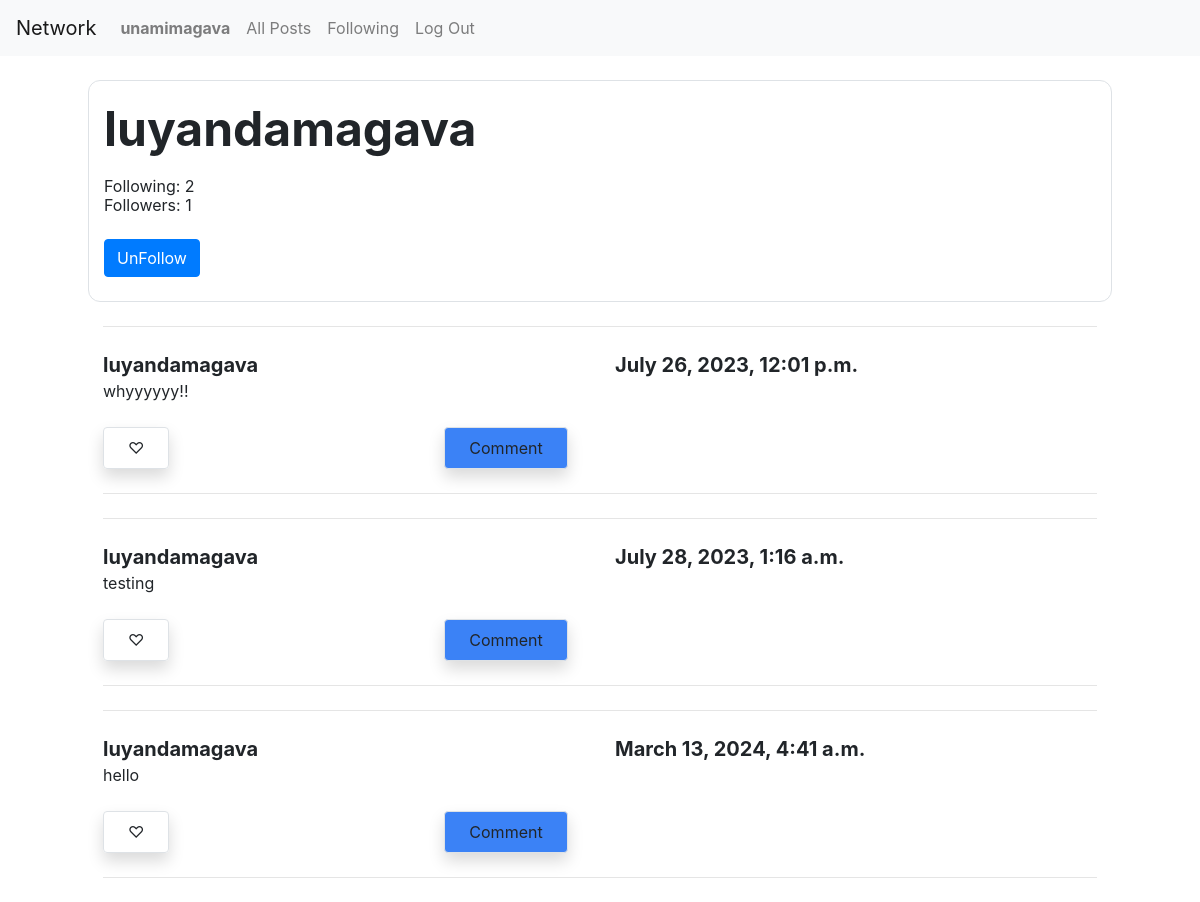
/profile/1 (signed in), run on the app's committed database.
### network/models.py (models this page shows)
class User(AbstractUser):
    user_followers = models.ManyToManyField("self", blank=True, related_name="followers", symmetrical=False)
    user_following = models.ManyToManyField("self", blank=True, related_name="following", symmetrical=False)
    pass

class Post(models.Model):
    creator = models.ForeignKey(User, on_delete=models.CASCADE, related_name="creator_posts")
    content = models.TextField()
    timestamp = models.DateTimeField(auto_now_add=True)
    likes = models.ManyToManyField(User, blank=True, related_name="liked_posts")
    comments = models.ManyToManyField(Comment, blank=True, related_name="commented_posts")

### network/views.py (the view)
# urls.py: path("profile/<user_id>", views.profile, name="profile"),
def profile(request, user_id):
    profile_user = User.objects.get(pk=user_id)
    posts = profile_user.creator_posts.all()            # The posts of the profile user
    following = profile_user.following.all()            # The list of users objects that the profile user is following
    followingNum = len(following)                       # The number of users that the profile user is following
    followers = profile_user.followers.all()             # The list of user objects that are following the profile user
    followersNum = len(followers)                       # The number of users that are following the profile user
    followers_list = []
    paginator = Paginator(posts, 10)
    page_number = request.GET.get('page')
    for follower in followers:
        followers_list.append(follower.id)     # The list of user ids that are following the profile user
    return render(request, "network/profile.html", {
        "profile_user": profile_user,
        "posts": posts,
        "page_obj": paginator.get_page(page_number),
        "following": following,
        "followingNum": followingNum,
        "followers": followers_list,
        "followersNum": followersNum,
        "logged_in_user": request.user
    })

### network/templates/network/profile.html (shortened to what this page needs)
{% extends "network/layout.html" %}
{% load static %}
{% block body %}
<br>
    <div class="container border rounded-xl">
        <br>
        <h1 class="font-bold text-5xl rounded-xl">{{profile_user.username}}</h1>
        <br>
        <div>
            <h3>Following: {{followingNum}}</h3>
            <h3>Followers: {{followersNum}}</h3>
        </div>
        <div>
        <br>
        {% if  profile_user.username != user.username %}
            {% if user.id in followers%}
                <button class="btn btn-primary" id="Unfollow" onclick="location.href='{% url 'remove_follower' profile_user.id %}'">UnFollow</button>
            {% endif %}
        {% endif %}
        </div>
        <br>
    </div>
    <br>
    {% for post in page_obj %}
        <div class="container rounded-xl transition ease-in-out delay-150 bg-black hover:-translate-y-1 hover:scale-110 hover:bg-indigo-500 duration-300 " data-data = "{{ post.id }}" id="object">
            <hr>
            <br>
            <div class="row">
                <div class="col-6">
                    <h5 class="text-xl font-bold"><a href="{% url 'profile' post.creator.id %}">{{ post.creator }}</a></h5>
                </div>
                <div class="col-6">
                    <h6 class="text-xl font-bold">{{ post.timestamp }}</h6>
                </div>
            </div>
            <div class="row">
                <div class="col-12">
                    <p id="content{{ post.id }}">{{ post.content }}</p>
                </div>
            </div>
            <br>
            <div class="row" id="buttonsLCE{{ post.id }}">
                {% if user in post.likes.all %}
                <div class="col-4">
                    <button class="like_post  hover:bg-black text-blue-800 font-semibold py-2 px-4 border border-blue-900 rounded shadow" data-data = "{{ post.id }}" id="like_post{{ post.id }}">
                        &#10084;
                    </button>
                </div>
                {% else %}
                <div class="col-4">
                    <button class="like_post hover:bg-black text-blue-800 font-semibold py-2 px-4 border border-blue-900 rounded shadow" data-data = "{{ post.id }}"id="like_post{{ post.id }}">
                        &#9825;
                    </button>
                </div>
                {% endif %}
                <div class="col-4">
                    <button class=" bg-blue-500 hover:bg-black text-blue-800 font-semibold py-2 px-4 border border-blue-900 rounded shadow" id="comment_post">
                        Comment
                    </button>
                </div>
            </div>
            <br>
            <hr>
        </div>
        <br>
        {% endfor %}
{% endblock %}

### network/templates/network/layout.html (shortened to what this page needs)
{% load static %}
{% load static tailwind_tags %}
<!DOCTYPE html>
<html lang="en">
    <head>
        <link rel="stylesheet" href="https://stackpath.bootstrapcdn.com/bootstrap/4.4.1/css/bootstrap.min.css">
        {% tailwind_css %}
    </head>
    <body>
        <nav class="navbar navbar-expand-lg navbar-light bg-light">
            <a class="navbar-brand" href="{% url 'index' %}">Network</a>
            <div>
              <ul class="navbar-nav mr-auto">
                {% if user.is_authenticated %}
                    <li class="nav-item">
                        <a class="nav-link" href="{% url 'profile' user.id %}"><strong>{{ user.username }}</strong></a>
                    </li>
                {% endif %}
                <li class="nav-item">
                  <a class="nav-link" href="{% url 'index' %}">All Posts</a>
                </li>
                {% if user.is_authenticated %}
                    <li class="nav-item">
                        <a class="nav-link" href="{% url 'following' %}">Following</a>
                    </li>
                    <li class="nav-item">
                        <a class="nav-link" href="{% url 'logout' %}">Log Out</a>
                    </li>
                {% endif %}
              </ul>
            </div>
          </nav>
        <div class="body">
            {% block body %}
            {% endblock %}
        </div>
    </body>
</html>

### data on the page
User: username "unamimagava"
User: username "luyandamagava"
Post: creator "luyandamagava", timestamp "July 26, 2023, 12:01 p.m.", content "whyyyyyy!!"
Post: creator "luyandamagava", timestamp "July 28, 2023, 1:16 a.m.", content "testing"
Post: creator "luyandamagava", timestamp "March 13, 2024, 4:41 a.m.", content "hello"

### other printed values
{{ followingNum }} "2"
{{ followersNum }} "1"
